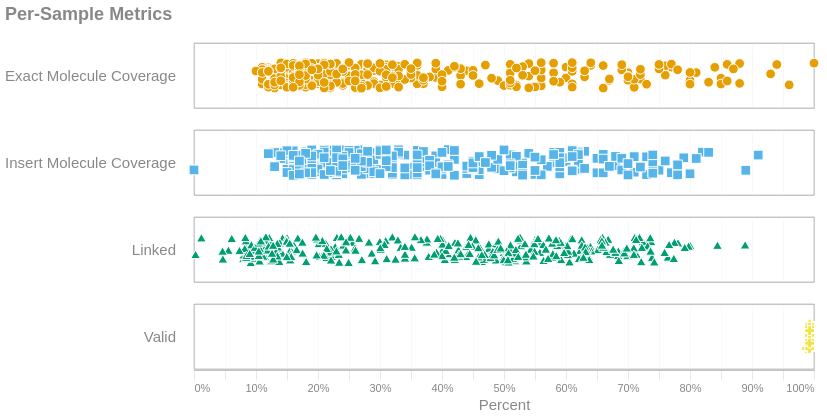

Notebook source saved alongside this figure:
### Markdown cell above
## Sample Information

The chart below is visual representation of some of the common linked-read  metrics that may help assess the success of sample/library preparation. For more details, see the table beneath the visualization and for even more granularity, you can inspect the report generated for each individual sample.

### Code cell
hover = alt.selection_point(
    fields=['Sample'],
    on='pointerover',  
    nearest=False,   
    empty=False
)

stroke_color = (
    alt.when(hover).then(alt.value("magenta"))
    .otherwise(alt.value("white"))
)

with SafeRender(aggregate_df):
    (
        alt.Chart(aggregate_df[['Sample', 'Valid', 'Linked', 'Insert Molecule Coverage', 'Exact Molecule Coverage']])
        .transform_fold(['Valid', 'Linked', 'Insert Molecule Coverage', 'Exact Molecule Coverage'])
        .transform_calculate(jitter="(random() - 0.5) * 0.4")
        .mark_point(strokeWidth = 1)
        .encode(
            x=alt.X('value:Q', title='Percent').scale(domain=[0, 1]).axis(format="%"),
            y=alt.Y('jitter:Q', title=None, axis = None).scale(domain=[-0.5, 0.5]),
            color=alt.Color('key:N', legend = None),
            shape='key:N',
            stroke=stroke_color,
            tooltip=[
                'Sample:N',
                alt.Tooltip('key:N', title="Metric"),
                alt.Tooltip('value:Q', title="", format='.2%')
            ]
        )
        .add_params(hover)
        .properties(width=620, height=65)
        .facet(
            row=alt.Row('key:N', title=None, header=alt.Header(labelOrient='left', labelAngle = 0, labelAlign='left'))
        )
        .resolve_scale(y='independent')
        .properties(
            title=alt.Title('Per-Sample Metrics'),
            usermeta={'embedOptions': {'downloadFileName': 'alignments.per.sample'}}
        )
        .configure_legend(orient="top")
        .configure_view(stroke="#888888", strokeWidth=0.7)
    ).display()

### Figure 1 — Vega-Lite specification as saved in the notebook (floating-point values rounded to 4 significant figures; data arrays with more than 128 entries replaced by an {"elided": "..."} marker saying what was removed)
{"width": "container", "height": 400, "config": {"title": {"anchor": "start", "dy": -15, "fontSize": 18, "color": "#888888", "subtitleColor": "#888888", "subtitleFontSize": 14}, "arc": {"fill": "#0072B2"}, "axis": {"domainColor": "#888888", "domainWidth": 0.5, "gridWidth": 0.2, "grid": false, "titleFontWeight": 400, "titleFontSize": 15, "labelFontSize": 11, "labelColor": "#888888", "tickColor": "#888888", "tickWidth": 0.2, "titleColor": "#888888"}, "axisBand": {"grid": false}, "axisX": {"grid": true, "tickSize": 10, "domainCap": "round"}, "axisY": {"domain": false, "grid": true, "tickSize": 0, "domainCap": "round"}, "background": "transparent", "header": {"labelFontSize": 15, "labelColor": "#888888", "titleFontSize": 15, "titleFontWeight": 600, "titleColor": "#888888"}, "legend": {"labelFont": "sans-serif", "labelFontSize": 12, "labelColor": "#888888", "symbolSize": 100, "symbolType": "circle", "titleFontSize": 12, "titlePadding": 10, "titleColor": "#888888", "title": null, "orient": "top"}, "range": {"category": ["#E69F00", "#56B4E9", "#009E73", "#F0E442", "#0072B2", "#D55E00", "#CC79A7", "#000000"], "diverging": ["#cfe8f3", "#a2d4ec", "#73bfe2", "#46abdb", "#1696d2", "#12719e"]}, "area": {"fill": "#0072B2", "fillOpacity": 0.7, "line": true, "strokeOpacity": 0.7}, "line": {"color": "#0072B2", "stroke": "#0072B2", "strokeWidth": 2}, "trail": {"color": "#0072B2", "stroke": "#0072B2", "strokeWidth": 0, "size": 1}, "point": {"filled": true, "fillOpacity": 1.0, "size": 95}, "text": {"color": "#888888", "fontSize": 11, "align": "right", "fontWeight": 400, "size": 11}, "bar": {"fill": "#0072B2", "stroke": null}, "view": {"stroke": "#888888", "continuousWidth": 660, "continuousHeight": 400, "strokeWidth": 0.7}}, "data": {"name": "data-5f0e28aa477d7c7bb632f0a08f809179"}, "facet": {"row": {"field": "key", "header": {"labelAlign": "left", "labelAngle": 0, "labelOrient": "left"}, "title": null, "type": "nominal"}}, "spec": {"mark": {"type": "point", "strokeWidth": 1}, "encoding": {"color": {"field": "key", "legend": null, "type": "nominal"}, "shape": {"field": "key", "type": "nominal"}, "stroke": {"condition": [{"param": "param_c76acd101b57d8b0", "value": "magenta", "empty": false}], "value": "white"}, "tooltip": [{"field": "Sample", "type": "nominal"}, {"field": "key", "title": "Metric", "type": "nominal"}, {"field": "value", "format": ".2%", "title": "", "type": "quantitative"}], "x": {"axis": {"format": "%"}, "field": "value", "scale": {"domain": [0, 1]}, "title": "Percent", "type": "quantitative"}, "y": {"axis": null, "field": "jitter", "scale": {"domain": [-0.5, 0.5]}, "title": null, "type": "quantitative"}}, "height": 65, "name": "view_86324de18954497a_0", "transform": [{"fold": ["Valid", "Linked", "Insert Molecule Coverage", "Exact Molecule Coverage"]}, {"calculate": "(random() - 0.5) * 0.4", "as": "jitter"}], "width": 620}, "params": [{"name": "param_c76acd101b57d8b0", "select": {"type": "point", "fields": ["Sample"], "nearest": false, "on": "pointerover"}, "views": ["view_86324de18954497a_0"]}], "resolve": {"scale": {"y": "independent"}}, "title": {"text": "Per-Sample Metrics"}, "usermeta": {"embedOptions": {"downloadFileName": "alignments.per.sample"}}, "$schema": "https://vega.github.io/schema/vega-lite/v6.1.0.json", "datasets": {"data-5f0e28aa477d7c7bb632f0a08f809179": {"elided": "351 records"}}}
